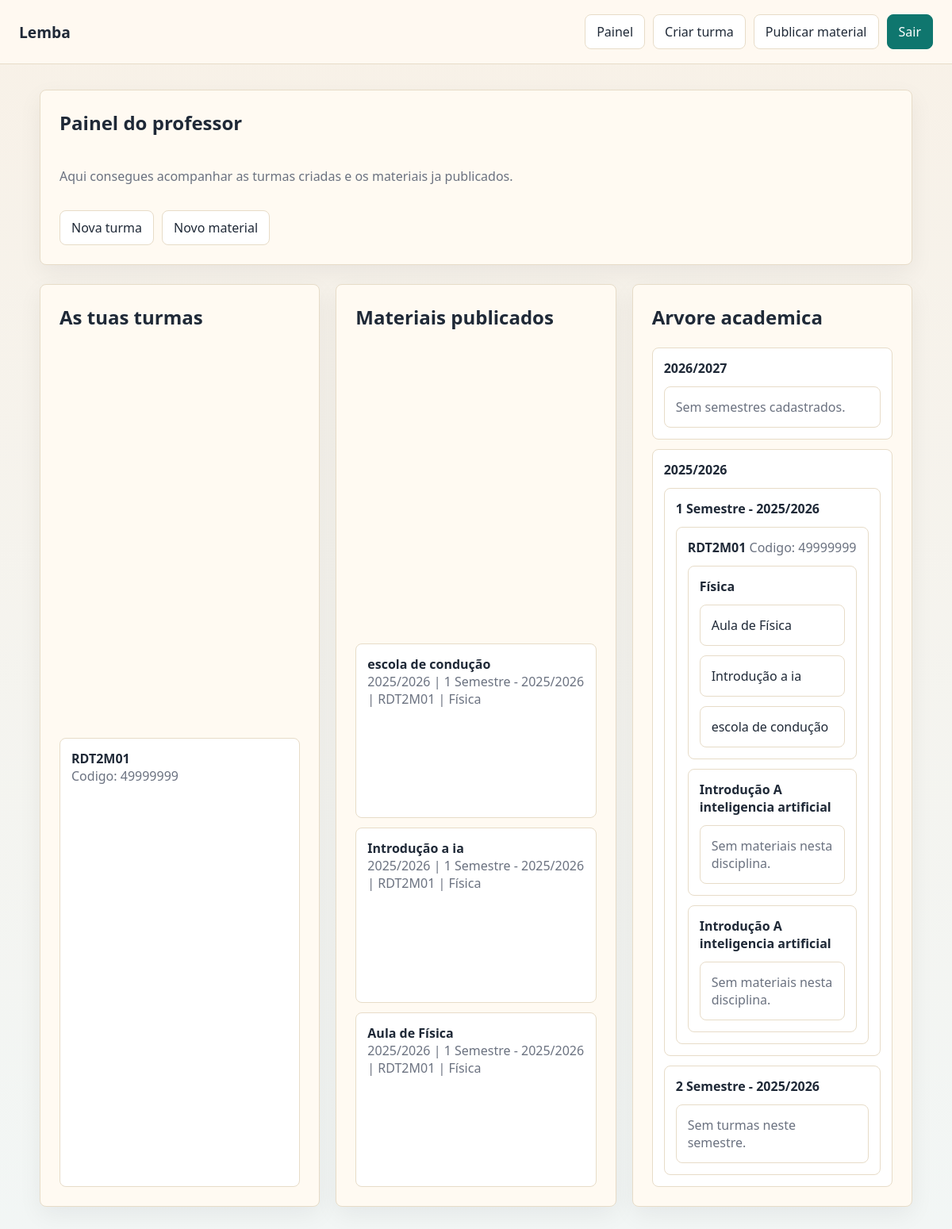
Page /lemba_app/professor/ (signed in) on the committed database.
### lemba_app/models.py (models this page shows, shortened)
class Turma(models.Model):
    nome = models.CharField(max_length=100)
    codigo = models.CharField(max_length=8, unique=True)
    ano = models.ForeignKey("Ano", on_delete=models.CASCADE, related_name="turmas")
    semestre = models.ForeignKey(
        "Semestre", on_delete=models.CASCADE, related_name="turmas"
    )
    criador = models.ForeignKey(Perfil, on_delete=models.CASCADE)
    created_at = models.DateTimeField(auto_now_add=True)

class Material(models.Model):
    titulo = models.CharField(max_length=100)
    ficheiro = models.FileField(upload_to="materiais/")
    data = models.DateTimeField(auto_now_add=True)
    ano_escolar = models.ForeignKey("Ano", on_delete=models.CASCADE)
    disciplina = models.ForeignKey(
        "Disciplina", on_delete=models.CASCADE, related_name="materiais"
    )
    professor = models.ForeignKey(
        Perfil,
        on_delete=models.CASCADE,
        related_name="materiais",
        limit_choices_to={"tipo": "professor"},
    )

class Ano(models.Model):
    ano_inicio = models.DateField(null=False, blank=False)
    ano_termino = models.DateField(null=False, blank=False)
    def __str__(self):
        return f"{self.ano_inicio.year}/{self.ano_termino.year}"

class Disciplina(models.Model):
    nome = models.CharField(max_length=100)
    turma = models.ForeignKey(
        Turma, on_delete=models.CASCADE, related_name="disciplinas"
    )
    semestre = models.ForeignKey(
        "Semestre", on_delete=models.CASCADE, related_name="disciplinas"
    )
    criado_por = models.ForeignKey(Perfil, on_delete=models.CASCADE)
    created_at = models.DateTimeField(auto_now_add=True)

class Semestre(models.Model):
    numero = models.PositiveSmallIntegerField(
        choices=[
            (1, "1 Semestre"),
            (2, "2 Semestre"),
        ]
    )
    ano = models.ForeignKey(Ano, on_delete=models.CASCADE, related_name="semestres")
    class Meta:
        unique_together = ("numero", "ano")
    def __str__(self):
        return f"{self.numero} Semestre - {self.ano}"

### lemba_app/views.py (the view)
# urls.py: path("professor/", views.pagina_professor, name="pagina_professor"),
@login_required
def pagina_professor(request):
    if request.user.perfil.tipo not in ["professor", "diretor"]:
        return HttpResponse("Acesso negado")
    turmas = (
        Turma.objects.filter(criador=request.user.perfil)
        .select_related("ano", "semestre")
        .order_by("-created_at")
    )
    materiais = (
        Material.objects.filter(professor=request.user.perfil)
        .select_related("ano_escolar", "disciplina", "disciplina__turma", "disciplina__semestre")
        .order_by("-data")
    )
    anos = (
        Ano.objects.prefetch_related(
            "semestres",
            "turmas",
            "semestres__turmas",
            "semestres__disciplinas",
            "semestres__disciplinas__turma",
            "semestres__disciplinas__materiais",
        )
        .order_by("-ano_inicio")
    )
    context = {
        "turmas": turmas,
        "materiais": materiais,
        "anos": anos,
    }
    return render(request, "lemba_app/pagina_professor.html", context)

### lemba_app/templates/lemba_app/pagina_professor.html (shortened to what this page needs)
{% extends "lemba_app/base.html" %}
{% block content %}
<section class="hero">
    <h1>Painel do professor</h1>
    <p class="muted">Aqui consegues acompanhar as turmas criadas e os materiais ja publicados.</p>
    <div class="inline-actions">
        <a href="{% url 'criar_turma' %}">Nova turma</a>
        <a href="{% url 'upload' %}">Novo material</a>
    </div>
</section>
<section class="grid">
    <article class="card stack">
        <h2>As tuas turmas</h2>
        {% if turmas %}
            <ul class="list">
                {% for turma in turmas %}
                    <li>
                        <strong>{{ turma.nome }}</strong><br>
                        <span class="muted">Codigo: {{ turma.codigo }}</span>
                    </li>
                {% endfor %}
            </ul>
        {% else %}
            <p class="muted">Ainda nao criaste nenhuma turma.</p>
        {% endif %}
    </article>
    <article class="card stack">
        <h2>Materiais publicados</h2>
        {% if materiais %}
            <ul class="list">
                {% for material in materiais %}
                    <li>
                        <strong>{{ material.titulo }}</strong><br>
                        <span class="muted">
                            {{ material.ano_escolar }} | {{ material.disciplina.semestre }} |
                            {{ material.disciplina.turma.nome }} | {{ material.disciplina.nome }}
                        </span>
                    </li>
                {% endfor %}
            </ul>
        {% else %}
            <p class="muted">Ainda nao publicaste materiais.</p>
        {% endif %}
    </article>
    <article class="card stack">
        <h2>Arvore academica</h2>
        {% if anos %}
            <ul class="list">
                {% for ano in anos %}
                    <li>
                        <strong>{{ ano }}</strong>
                        <ul class="list" style="margin-top: 12px;">
                            {% for semestre in ano.semestres.all %}
                                <li>
                                    <strong>{{ semestre }}</strong>
                                    <ul class="list" style="margin-top: 12px;">
                                        {% for turma in semestre.turmas.all %}
                                            <li>
                                                <strong>{{ turma.nome }}</strong>
                                                <span class="muted">Codigo: {{ turma.codigo }}</span>
                                                <ul class="list" style="margin-top: 12px;">
                                                    {% for disciplina in turma.disciplinas.all %}
                                                        <li>
                                                            <strong>{{ disciplina.nome }}</strong>
                                                            <ul class="list" style="margin-top: 12px;">
                                                                {% for material in disciplina.materiais.all %}
                                                                    <li>{{ material.titulo }}</li>
                                                                {% empty %}
                                                                    <li class="muted">Sem materiais nesta disciplina.</li>
                                                                {% endfor %}
                                                            </ul>
                                                        </li>
                                                    {% empty %}
                                                        <li class="muted">Sem disciplinas nesta turma.</li>
                                                    {% endfor %}
                                                </ul>
                                            </li>
                                        {% empty %}
                                            <li class="muted">Sem turmas neste semestre.</li>
                                        {% endfor %}
                                    </ul>
                                </li>
                            {% empty %}
                                <li class="muted">Sem semestres cadastrados.</li>
                            {% endfor %}
                        </ul>
                    </li>
                {% endfor %}
            </ul>
        {% else %}
            <p class="muted">Ainda nao existem anos escolares cadastrados.</p>
        {% endif %}
    </article>
</section>
{% endblock %}

### lemba_app/templates/lemba_app/base.html (shortened to what this page needs)
<!DOCTYPE html>
<html lang="pt">
<head>
</head>
<body>
    <div class="shell">
        <header class="topbar">
            <a href="{% url 'home' %}" class="brand">Lemba</a>
            <nav class="nav">
                {% if user.is_authenticated %}
                    {% if user.perfil.tipo == "professor" or user.perfil.tipo == "diretor" %}
                        <a href="{% url 'pagina_professor' %}">Painel</a>
                        <a href="{% url 'criar_turma' %}">Criar turma</a>
                        <a href="{% url 'upload' %}">Publicar material</a>
                    {% endif %}
                    <a href="{% url 'logout' %}" class="primary">Sair</a>
                {% else %}
                    <a href="{% url 'login' %}">Entrar</a>
                    <a href="{% url 'signup' %}" class="primary">Criar conta</a>
                {% endif %}
            </nav>
        </header>
        <main class="container">
            {% block content %}{% endblock %}
        </main>
    </div>
</body>
</html>

### lemba_app/templates/lemba_app/base.html (style rules this page uses)
:root { --bg: #f4efe6; --surface: #fffaf2; --surface-strong: #ffffff; --text: #1f2937; --muted: #6b7280; --accent: #0f766e; --accent-dark: #115e59; --border: #e7dcc8; --danger: #b91c1c; }
* { box-sizing: border-box; }
body { margin: 0; font-family: "Segoe UI", Tahoma, Geneva, Verdana, sans-serif; background: linear-gradient(180deg, #f8f1e7 0%, #f2f6f5 100%); color: var(--text); }
a { color: inherit; text-decoration: none; }
.shell { min-height: 100vh; display: flex; flex-direction: column; }
.topbar { display: flex; justify-content: space-between; align-items: center; gap: 16px; padding: 18px 24px; border-bottom: 1px solid var(--border); background: rgba(255, 250, 242, 0.9); backdrop-filter: blur(10px); }
.brand { font-size: 1.2rem; font-weight: 700; }
.nav { display: flex; flex-wrap: wrap; gap: 10px; }
.nav a, .nav button { border: 1px solid var(--border); background: var(--surface-strong); color: var(--text); padding: 10px 14px; border-radius: 8px; cursor: pointer; font: inherit; }
.nav .primary { background: var(--accent); color: #fff; border-color: var(--accent); }
.container { width: min(1100px, calc(100% - 32px)); margin: 32px auto; }
.hero, .card { background: var(--surface); border: 1px solid var(--border); border-radius: 8px; padding: 24px; box-shadow: 0 10px 30px rgba(15, 23, 42, 0.06); }
.hero { display: grid; gap: 16px; margin-bottom: 24px; }
.hero h1, .card h1, .card h2, .card h3 { margin: 0 0 8px; }
.muted { color: var(--muted); }
.grid { display: grid; gap: 20px; grid-template-columns: repeat(auto-fit, minmax(280px, 1fr)); }
.stack { display: grid; gap: 14px; }
.list { display: grid; gap: 12px; padding: 0; margin: 0; list-style: none; }
.list li { padding: 14px; border: 1px solid var(--border); border-radius: 8px; background: var(--surface-strong); }
.inline-actions { display: flex; flex-wrap: wrap; gap: 10px; }
.inline-actions a { padding: 10px 14px; border-radius: 8px; border: 1px solid var(--border); background: var(--surface-strong); }

### rows in the picture
Turma: nome "RDT2M01", codigo "49999999"
Material: titulo "escola de condução", ano_escolar "2025/2026", disciplina.semestre "1 Semestre - 2025/2026", disciplina.turma.nome "RDT2M01", disciplina.nome "Física"
Material: titulo "Introdução a ia", ano_escolar "2025/2026", disciplina.semestre "1 Semestre - 2025/2026", disciplina.turma.nome "RDT2M01", disciplina.nome "Física"
Material: titulo "Aula de Física", ano_escolar "2025/2026", disciplina.semestre "1 Semestre - 2025/2026", disciplina.turma.nome "RDT2M01", disciplina.nome "Física"
Ano: ano_inicio+ano_termino "2026/2027"
Ano: ano_inicio+ano_termino "2025/2026"
Semestre: numero+ano "1 Semestre - 2025/2026"
Disciplina: nome "Física"
Disciplina: nome "Introdução A inteligencia artificial"
Disciplina: nome "Introdução A inteligencia artificial"
Semestre: numero+ano "2 Semestre - 2025/2026"
